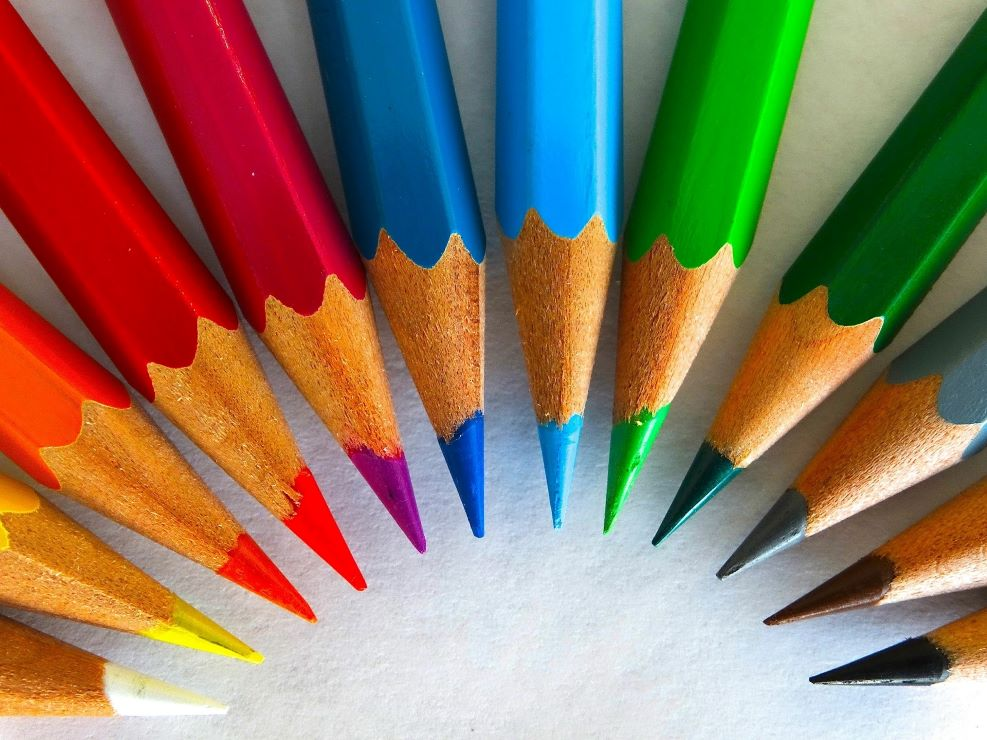
#> input picture images/practice_img/pencil_small.jpg, 987 x 740 px
$ jupyter execute --allow-errors class_03_2_IP_arithmatic.ipynb
#> lines starting #> are read from the running program, lines starting #| are printed output that depends on the picture; after the words box and inside, x2 and y2 are one past the last pixel; in counts of white or black regions, pixels touching at a corner belong together
# <center> 👉 class_03_2 IP » _Arithmetic Operations - Synthesizing, Blending, Masking & Reversing_ </center>

# ▣ Arithmetic Operations on Images

Learn several arithmetic operations on images like addition, subtraction, bitwise operations etc.
You will learn these functions :
* **cv2.add()**
* **cv2.addWeighted()** etc.

## ▶ Image Addition
You can add two images by OpenCV function, cv2.add() or simply by numpy operation,
- res = img1 + img2.

Both images should be of same depth and type, or second image can just be a scalar value.

~ Syntax:

* **cv2.add(src1, src2, dst, mask, dtype):**

~ Parameters:
* src1: 1st img
* src2: 2nd img
* dst(optional): output img
* mask(optional): Computes only non-zero pixels with mask values
* dtype(optional): output data type (dtype)

### Note

There is a difference between OpenCV addition and Numpy addition.
OpenCV addition is a saturated operation while Numpy addition is a modulo operation.

For example, consider below sample:

[cell 1]
import cv2
import numpy as np

x = np.uint8([250])
y = np.uint8([10])
print('Numpy add x+y = ', x+y ) # 250+10 = 260 % 256 = 4
print('cv.add(x,y) = ', cv2.add(x,y) ) # 250+10 = 260 => 255

It will be more visible when you add two images.
OpenCV function will provide a better result.
So always better stick to OpenCV functions.

## ▶ Image Subtraction

~ Syntax:

* **cv2.subtract(src1, src2, dst, mask, dtype):**

~ Parameters: same as the cv2.add()

## ▶ Image Multiply

~ Syntax:

* **cv2.multiply(src1, src2, dst, scale, dtype):**

~ Parameters:

* scale(optional): multiple value

## ▶ Image Divide

~ Syntax:

* **cv2.divide(src1, src2, dst, scale, dtype):**

~ Parameters: same as the cv2.multiply()

## ▶ Examples:

[cell 2]
# arithmatic.py

import cv2
import numpy as np

a = np.uint8([[200, 50]])
b = np.uint8([[100, 100]])

add1 = a + b  # NumPy operation
sub1 = a - b
mult1 = a * 2
div1 = a / 3

add2 = cv2.add(a, b)  # OpenCV API operation
sub2 = cv2.subtract(a, b)
mult2 = cv2.multiply(a , 2)
div2 = cv2.divide(a, 3)

print('a = ', a, 'b = ' , b)
print()
print('np a + b = ', add1, ',                  cv2.add(a, b) = ' , add2)
print('np a - b = ', sub1, ',                  cv2.subtract(a, b) = ', sub2)
print('np a * 2 = ', mult1, ',                  cv2.multiply(a, 2) =', mult2)
print('np a / 3 = ', div1, ',  cv2.divide(a, 3) = ', div2)

You can see that the numpy calculation results and the calculation results using the OpenCV calculation function are different.
- The left side is the result of calculation with numpy,
- and the right side is the result of calculation with the OpenCV function.

>- 200 + 100 = 300, which exceeds 255. The value range of the unit8 type is 0 to 255, so values exceeding 255 are counted from 0 again.
>- Calculating 200 + 100 with numpy is 300, which is 300 - 256 = 44.

- On the other hand, if you use the cv2.add() function,

>- all values exceeding 255 will be returned as 255.
>- 50 + 100 = 150, which has the same result whether numpy operation or cv2.add() operation. Because 150 does not exceed 255.
>- Similarly, 50 - 100 = -50, but the result of numpy operation is 206. Because -50 + 256 = 206.

- The result of calculation with cv2.subtract() is 0.

>- This is because OpenCV returns all values less than 0 as 0.

- Multiplication and division operations also do not take values greater than 255 or less than 0, and do not have decimal points.

When you pass a third parameter to the cv2.add() function, it assigns the sum of the first and second parameters to the third parameter.

Therefore, the results of the three codes below are the same:
- c = cv2.add(a, b): Add a and b and assign to c
- c = cv2.add(a, b, None): Add a and b and assign to None
- cv2.add(a, b, c): Add a and b and assign to c

※ If a numpy array is passed to the fourth parameter, mask, the operation is performed only on pixels at positions (indexes) where the mask value is not 0.

[cell 3]
# arithmatic_mask and accumulating computation
import cv2
import numpy as np

a = np.array([[1, 2]], dtype=np.uint8)
b = np.array([[10, 20]], dtype=np.uint8)
mask = np.array([[1, 0]], dtype=np.uint8)
c1 = cv2.add(a, b, None, mask) # mask value (1, 0)
print(c1)

[cell 4]
c2 = cv2.add(a, b, b.copy(), mask) # adds only the first element of a and b. the third parameter is b.copy() = [10, 20], leaving the second element of b alone. So the result is [[11, 20]].
print(c2, b.copy())

[cell 5]
c3 = cv2.add(a, b, b, mask) # adds only the first element of a and b -> 3rd b = (11, 0) -> b with mask(11,20)
print(c3, b)

Add only the first elements of a and b and apply to the first element of b,
Leave the second element of b alone. So the results [[11, 20]]

[cell 6]
import numpy as np
import cv2

src = cv2.imread("./images/practice_img/pencil_small.jpg")
#> src is the input picture: shape (740, 987, 3); mean B, G, R 100.6, 120.9, 141.6
number1 = np.ones_like(src) * 127 # grey(127, 127, 127)
number2 = np.ones_like(src) * 2   # black(2, 2, 2) 사용
img = src.copy()
add = cv2.add(src, number1)
sub = cv2.subtract(src, number1)
mul = cv2.multiply(src, number2)
div = cv2.divide(src, number2)

src = np.concatenate((src, src, src, src), axis = 1)
#> src: shape (740, 3948, 3)
number = np.concatenate((number1, number1, number2, number2), axis = 1)
dst = np.concatenate((add, sub, mul, div), axis = 1)

dst = np.concatenate((src, number, dst), axis = 0)
#> dst: shape (2220, 3948, 3)

cv2.imshow("dst", dst)
cv2.waitKey(0)
cv2.destroyAllWindows()

from matplotlib import pyplot as plt
from matplotlib.pyplot import figure
figure(figsize=(15, 10), dpi=100)

titles = ['original', 'add+127', 'sub-127','mul*2','div /2']
images = [img, add, sub, mul, div ]

for i in range(5):
    plt.subplot(2, 3, i+1), plt.imshow(cv2.cvtColor(images[i], cv2.COLOR_BGR2RGB))
    plt.title(titles[i]), plt.axis('off')
plt.show()

## ▶ Image Compare

There is no subtraction taking place only comparison
cv2.compare performs an element-wise comparison. In simple words, given the following instance:
- **cv2.compare(A, B, cv2.CMP_GT)**

every element in array A is compared with every element in array B.
The flag cv2.CMP_GT is used to check whether the element in A is greater than of B in each comparison. It returns another array containing 0 and 255; where
>- 0 -> element in A is not greater than that in B
>- 255 -> element in A is greater than that in B

OpenCV limits the range between 0-255 internally.

[cell 7]
import numpy as np
import cv2

src = cv2.imread("./images/practice_img/pencil_small.jpg")
number = np.ones_like(src) * 127
img = src.copy()
_max = cv2.max(src, number)
_min = cv2.min(src, number)
_abs = cv2.absdiff(src, number)
compare1 = cv2.compare(src, number, cv2.CMP_GT) #  src > number True : 255,  False: 0
# compare2 = cv2.compare(src, number, cv2.CMP_LT) #  src < number

src = np.concatenate((src, src, src, src), axis = 1)
number = np.concatenate((number, number, number, number), axis = 1)
dst = np.concatenate((_max, _min, _abs, compare1), axis = 1)
#> dst: shape (740, 3948, 3)

dst = np.concatenate((src, number, dst), axis = 0)
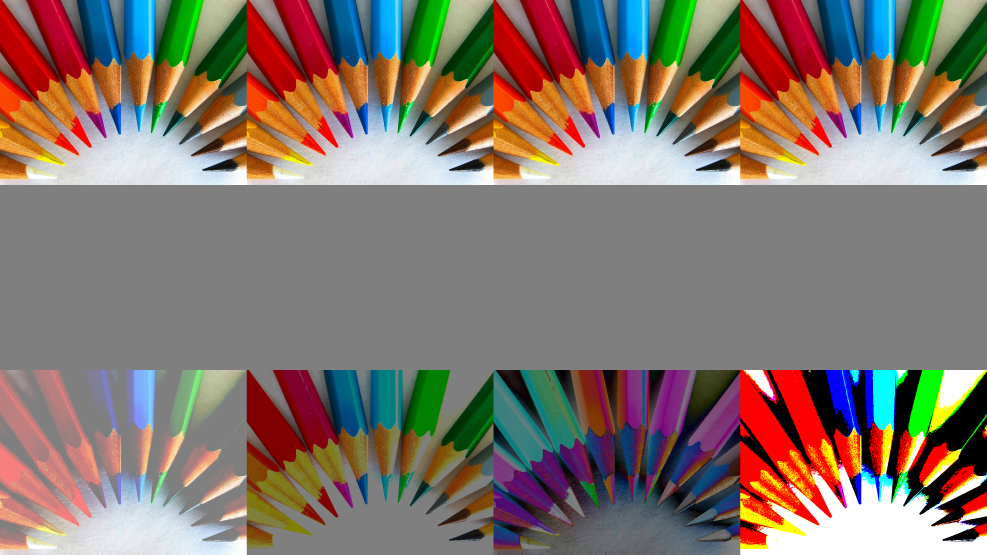
#> dst: shape (2220, 3948, 3) (shown at 1/4 size); mean B, G, R 109.6, 118.1, 131.4

cv2.imshow("dst", dst)
cv2.waitKey(0)
cv2.destroyAllWindows()

from matplotlib import pyplot as plt
from matplotlib.pyplot import figure
figure(figsize=(15, 10), dpi=100)

titles = ['original', '_max>127', '_min<127','_abs diff', 'compare1:GT', 'compare2:LT']
#> (the rest of this cell did not finish here and is left out)

- The maximum (minimum) value function calculates the maximum (minimum) value for each element of the two images.
- If the comparison result is True, change the value of the element to 255,
- and if the comparison result is False, change the value of the element to 0.

### ● flags

Flag   | Meaning
-------|--------
cv2.CMP_EQ|src = number
cv2.CMP_NE|src ≠ number
cv2.CMP_GT|src > number
cv2.CMP_GE|src ≧ number
cv2.CMP_LT|src < number
cv2.CMP_LE|src ≦ number

When compositing two images, neither the sum of numpy nor the cv2.add() function seen above will give you good results.
If you perform numpy's summation, if the pixel value is greater than 255, the image will be close to black because it will only have an excess value.

For example, if you add 150 and 180 together, you get 330, so the final result is 74, which is the excess value at 255. This will cause some areas to be overwhelmed.
On the other hand, if you do the cv2.add() operation, most of the pixel values will be close to 255. Thus, the image will be white overall.

The code below shows such an example.

[cell 8]
# blending_simple

import cv2
import numpy as np
import matplotlib.pylab as plt

img1 = cv2.imread('./images/practice_img/wing_wall.jpg')
img2 = cv2.imread('./images/practice_img/yate.jpg')

#> (the rest of this cell did not finish here and is left out)

#> (a cell that did not finish here is left out)

## ▶ Weighted Image Blending

This is also image addition, but different weights(alpha) are given to images so that it gives a feeling of blending or transparency.
Images are added as per the equation below:

$$ g(x) = (1 - \alpha)f_{0}(x) + \alpha f_{1}(x) $$

By varying $\alpha$ from 0 $\rightarrow$ 1, you can perform a cool transition between one image to another.
Here I took two images to blend them together.
First image is given a weight of 0.7 and second image is given 0.3.
cv2.addWeighted() applies following equation on the image.

$$ dst = \alpha \cdot img1 + \beta \cdot img2 + \gamma $$

Here $\gamma$ is taken as zero.

~ Syntax:

* **cv2.addWeight(img1, alpha, img2, beta, gamma)**

~ Parameters:

- img1, img2: imgs
- alpha: weight value to img_1
- beta: weight value to img_2 (1-alpha)
- gamma: constant value, 0

[cell 10]
# blending_alpha.py

import cv2
import numpy as np

alpha = 0.3

img1 = cv2.imread('./images/practice_img/wing_wall.jpg')
img2 = cv2.imread('./images/practice_img/yate.jpg')

#> (the rest of this cell did not finish here and is left out)

[cell 11]
# Weighted Image Blending

img1 = cv2.imread('./images/dogs/04.jpg')
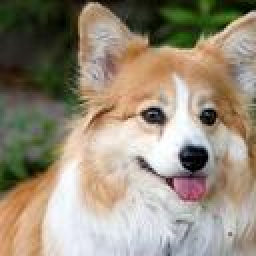
#> input picture images/dogs/04.jpg, 128 x 128 px (shown 2 times larger)
#> img1 is the input picture: shape (128, 128, 3); mean B, G, R 122.4, 140.5, 151.7
img2 = cv2.imread('./images/cats/cat.jpg')
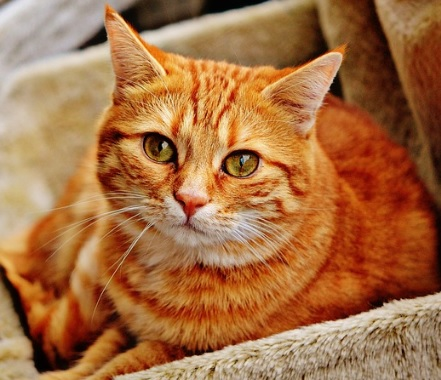
#> input picture images/cats/cat.jpg, 441 x 380 px
#> img2 is the input picture: shape (380, 441, 3); mean B, G, R 66.9, 110.2, 165
img2_resized = cv2.resize(img2, (img1.shape[1], img1.shape[0]))
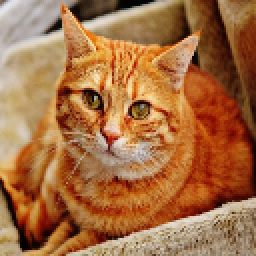
#> img2_resized: shape (128, 128, 3) (shown 2 times larger); mean B, G, R 66.8, 110.1, 165
img1 = cv2.cvtColor(img1, cv2.COLOR_BGR2RGB)
img2 = cv2.cvtColor(img2_resized, cv2.COLOR_BGR2RGB)
#> img2: shape (128, 128, 3)

dst1 = cv2.addWeighted(img1,0.7,img2,0.3,0)
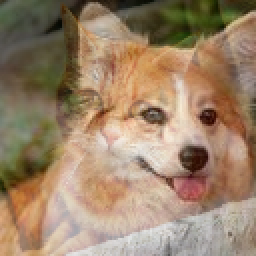
#> dst1: shape (128, 128, 3) (shown 2 times larger); mean R, G, B 155.7, 131.4, 105.7
dst2 = cv2.addWeighted(img1,0.3,img2,0.7,0)
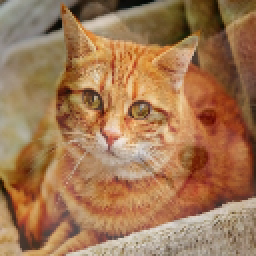
#> dst2: shape (128, 128, 3) (shown 2 times larger); mean R, G, B 161, 119.2, 83.5

fig, axs = plt.subplots(1,4,figsize=(10,10))
axs[0].imshow(img1), axs[0].axis('off'), axs[0].set_title('img1')
axs[1].imshow(img2), axs[1].axis('off'), axs[1].set_title('img2')
axs[2].imshow(dst1), axs[2].axis('off'), axs[2].set_title('0.7_img1+0.3_img2')
axs[3].imshow(dst2), axs[3].axis('off'), axs[3].set_title('0.3_img1+0.7_img2')

plt.show()

[cell 12]
# Example 2
img1 = cv2.imread('./images/ml.png')
img2 = cv2.imread('./images/OIP.png')

fig, axs = plt.subplots(1,2,figsize=(5,5))
#> (the rest of this cell did not finish here and is left out)

#> (a cell that did not finish here is left out)

#> (a cell that did not finish here is left out)

#> (a cell that did not finish here is left out)

#> (a cell that did not finish here is left out)

## ▶ Blending with Alpha Trackbar

Moving the trackbar to adjust the alpha value to synthesize the image

[cell 17]
# blending_alpha_trackbar.py
import cv2
import numpy as np

win_name = 'Alpha blending'
trackbar_name = 'fade'

def onChange(x):
    alpha = x/100
    dst = cv2.addWeighted(img1, 1-alpha, img2, alpha, 0)
    cv2.imshow(win_name, dst)

img1 = cv2.imread('./images/practice_img/man_face.jpg')
img2 = cv2.imread('./images/practice_img/lion_face.jpg')
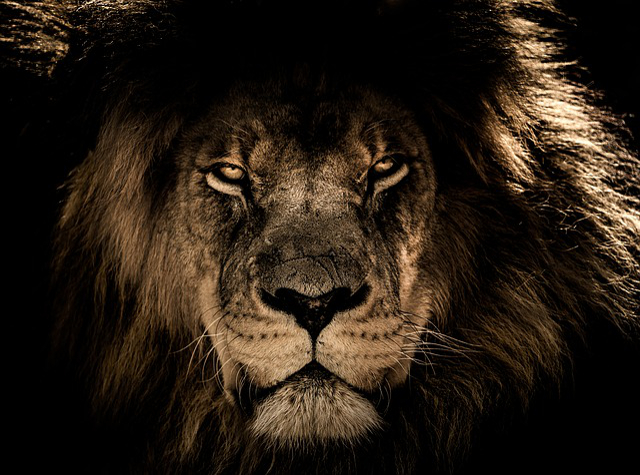
#> input picture images/practice_img/lion_face.jpg, 640 x 475 px
#> img2 is the input picture: shape (475, 640, 3); mean B, G, R 19.3, 29.3, 39.7

cv2.imshow(win_name, img1)
cv2.createTrackbar(trackbar_name, win_name, 0, 100, onChange)

cv2.waitKey()
cv2.destroyAllWindows()

## ▶ Bitwise arithmetics

Bitwise arithmetic helps with selective computations, such as selecting only certain regions or excluding only certain regions when compositing two images.


 https://slideplayer.com/slide/5378944/

~ Syntax:

>- cv2.bitwise_and(img1, img2, mask=None)
>- cv2.bitwise_or(img1, img2, mask=None)
>- cv2.bitwise_xor(img1, img2, mask=None)
>- cv2.bitwise_not(img1, img2, mask=None)

~ Parameters:

>- img1, img2 : same shape imgs
>- mask : calulate only not 0 pxls

[cell 18]
# bitwise.py
import numpy as np
import matplotlib.pylab as plt
from matplotlib.pyplot import figure
figure(figsize=(15, 10), dpi=100)

img1 = np.zeros((200,400), dtype=np.uint8) # all black img
img2 = np.zeros((200,400), dtype=np.uint8)
img1[:, :200] = 255         # left half white(255), right half black(0)
img2[100:200, :] = 255      # above half black(0), bottom half white(255)

bitAnd = cv2.bitwise_and(img1, img2)
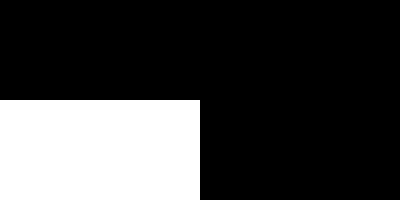
#> bitAnd: shape (200, 400); 25% white; 1 white region, box (x1, y1, x2, y2) and area: (0, 100, 200, 200) 20000
#> img1: shape (200, 400); 50% white; 1 white region, box (x1, y1, x2, y2) and area: (0, 0, 200, 200) 40000
bitOr = cv2.bitwise_or(img1, img2)
#> bitOr: shape (200, 400); 75% white; 1 black region, box (x1, y1, x2, y2) and area: (200, 0, 400, 100) 20000
bitXor = cv2.bitwise_xor(img1, img2)
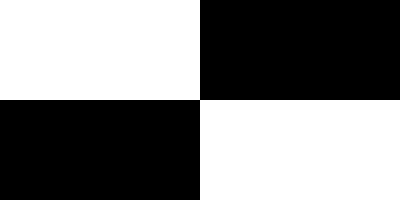
#> bitXor: shape (200, 400); 50% white; 1 white region, box (x1, y1, x2, y2) and area: (0, 0, 400, 200) 40000
bitNot = cv2.bitwise_not(img1)
#> bitNot: shape (200, 400); 50% white; 1 white region, box (x1, y1, x2, y2) and area: (200, 0, 400, 200) 40000

imgs = {'img1':img1, 'img2':img2, 'and':bitAnd, 'or':bitOr, 'xor':bitXor, 'not(img1)':bitNot}
for i, (title, img) in enumerate(imgs.items()):
    plt.subplot(3,2,i+1)
    plt.title(title)
    plt.imshow(img, 'gray')
    plt.xticks([]); plt.yticks([])
#> this loop made 6 passes
#> title on passes 1 to 6: 'img1', 'img2', 'and', 'or', 'xor', 'not(img1)'

plt.show()
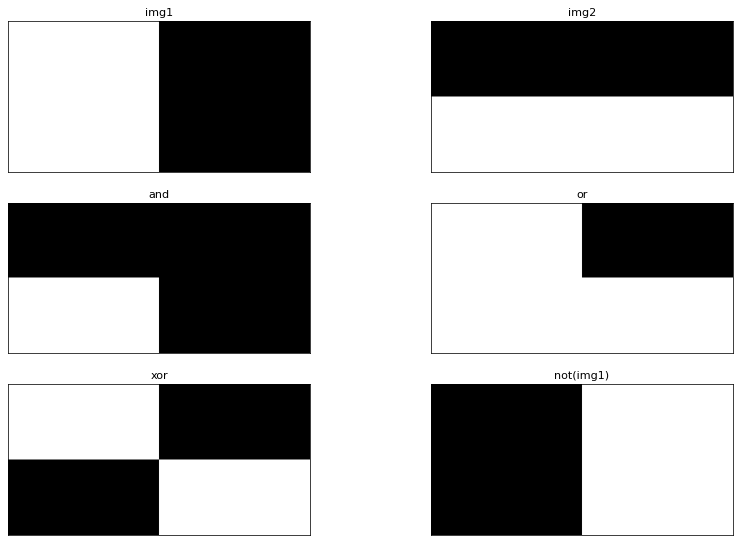
#> figure drawn by matplotlib, 6 panels
